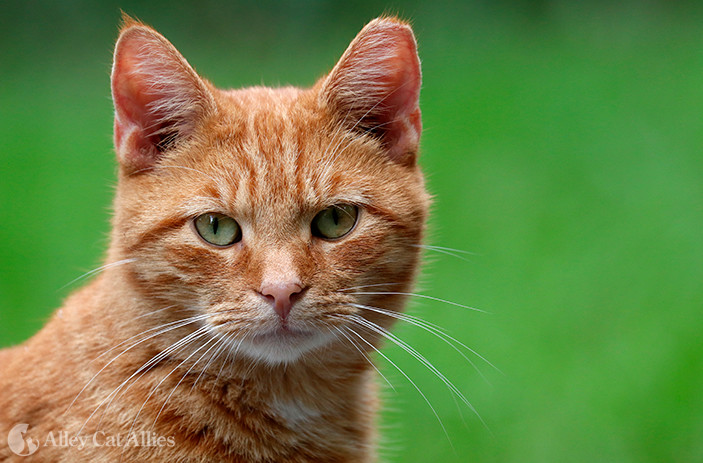
#> input picture Nhapmonxulyanh/05/cat.jpg, 703 x 463 px
$ python LeHoangMinh_BT05.py
#> lines starting #> are read from the running program, lines starting #| are printed output that depends on the picture
#!/usr/bin/env python
# coding: utf-8

# In[1]:


import cv2
import numpy as np
from matplotlib import pyplot as plt


# In[2]:


# Câu 1
img = cv2.imread('cat.jpg')
#> img is the input picture: shape (463, 703, 3); mean B, G, R 68.6, 129.3, 105.4
cv2.imshow('Original Image', img)
cv2.waitKey(0)
cv2.destroyAllWindows()


# In[3]:


# Câu 2
height, width = img.shape[:2]
#> height = 463; width = 703
print(f"Chiều cao: {height}, Chiều rộng: {width}")
#| Chiều cao: 463, Chiều rộng: 703


# In[4]:


# Câu 3
new_size = (256, 256)
img_resized = cv2.resize(img, new_size)
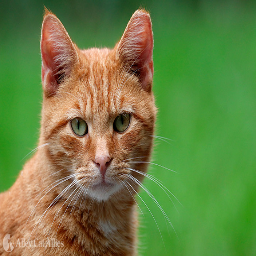
#> img_resized: shape (256, 256, 3); mean B, G, R 68.5, 129.2, 105.3
cv2.imshow('Resized Image', img_resized)
cv2.waitKey(0)
cv2.destroyAllWindows()


# In[5]:


# Câu 4
img_hsv = cv2.cvtColor(img, cv2.COLOR_BGR2HSV)
#> img_hsv: shape (463, 703, 3); mean H, S, V 39.1, 140.9, 147.7
s_channel = img_hsv[:, :, 1]
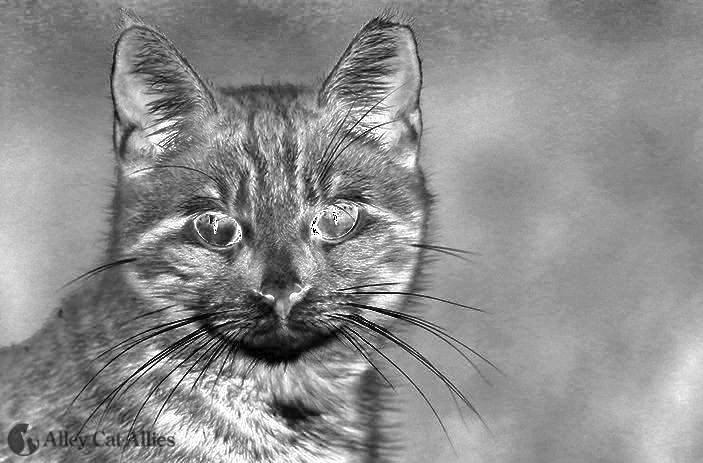
#> s_channel: shape (463, 703); min 0, max 255, mean 140.9
cv2.imshow('S Channel', s_channel)
cv2.waitKey(0)
cv2.destroyAllWindows()


# In[6]:


# Câu 5
v_channel = img_hsv[:, :, 2]
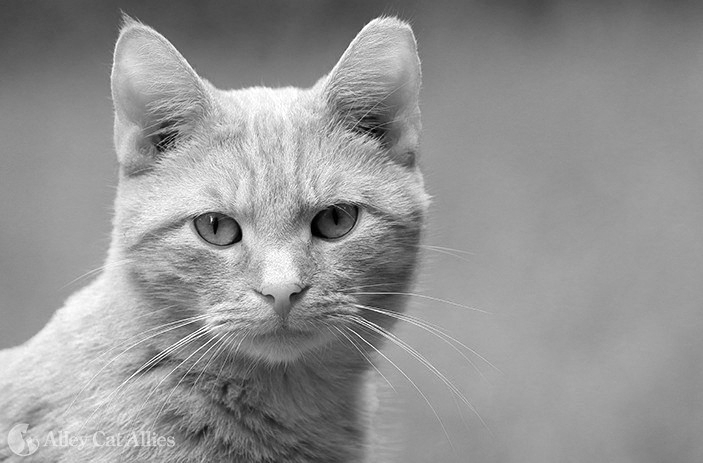
#> v_channel: shape (463, 703); min 0, max 255, mean 147.7
blurred_v_channel = cv2.GaussianBlur(v_channel, (5, 5), 0)
img_smoothed = np.copy(img_hsv)
img_smoothed[:, :, 2] = blurred_v_channel
#> img_smoothed: shape (463, 703, 3); mean H, S, V 39.1, 140.9, 147.7
img_smoothed_rgb = cv2.cvtColor(img_smoothed, cv2.COLOR_HSV2BGR)
cv2.imshow('Smoothed Image', img_smoothed_rgb)
cv2.waitKey(0)
cv2.destroyAllWindows()


# In[ ]:
